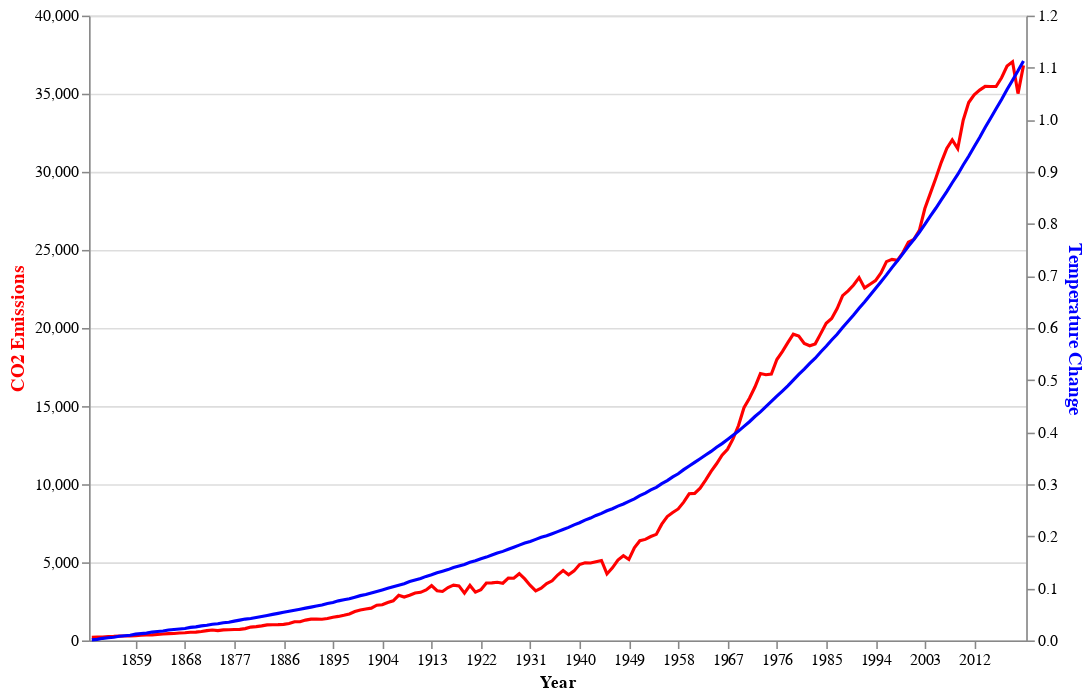

The cell this chart's notebook holds for it:
### Code cell
df = pd.read_csv("../data/processed/co2-data.csv")
# df.head()
plot_global_temp_co2(df, None, 1850, 2022)

### Figure 1 — Vega-Lite specification as saved in the notebook (floating-point values rounded to 4 significant figures; data arrays with more than 128 entries replaced by an {"elided": "..."} marker saying what was removed)
{"config": {"view": {"continuousWidth": 300, "continuousHeight": 300}, "axisLeft": {"titleColor": "red", "titleFontSize": 12}, "axisRight": {"titleColor": "blue", "titleFontSize": 12}, "title": {"fontSize": 20}}, "layer": [{"mark": {"type": "line", "color": "red"}, "encoding": {"tooltip": [{"field": "year", "type": "ordinal"}, {"field": "co2", "title": "CO2 Emissions", "type": "quantitative"}], "x": {"axis": {"labelAngle": 0, "values": [1850.0, 1859.0, 1868.0, 1877.0, 1886.0, 1895.0, 1904.0, 1913.0, 1922.0, 1931.0, 1940.0, 1949.0, 1958.0, 1967.0, 1976.0, 1985.0, 1994.0, 2003.0, 2012.0, 2022.0]}, "field": "year", "title": "Year", "type": "ordinal"}, "y": {"field": "co2", "title": "CO2 Emissions", "type": "quantitative"}}}, {"mark": {"type": "line", "stroke": "blue"}, "encoding": {"tooltip": [{"field": "year", "type": "ordinal"}, {"field": "temperature_change_from_co2", "title": "Temperature Change", "type": "quantitative"}], "x": {"axis": {"labelAngle": 0, "values": [1850.0, 1859.0, 1868.0, 1877.0, 1886.0, 1895.0, 1904.0, 1913.0, 1922.0, 1931.0, 1940.0, 1949.0, 1958.0, 1967.0, 1976.0, 1985.0, 1994.0, 2003.0, 2012.0, 2022.0]}, "field": "year", "title": "Year", "type": "ordinal"}, "y": {"field": "temperature_change_from_co2", "title": "Temperature Change", "type": "quantitative"}}}], "data": {"name": "data-5a80d0cb1c9dcf9fc67aabae276d423a"}, "height": 400, "resolve": {"scale": {"y": "independent"}}, "width": 600, "$schema": "https://vega.github.io/schema/vega-lite/v5.16.3.json", "datasets": {"data-5a80d0cb1c9dcf9fc67aabae276d423a": {"elided": "171 records"}}}
